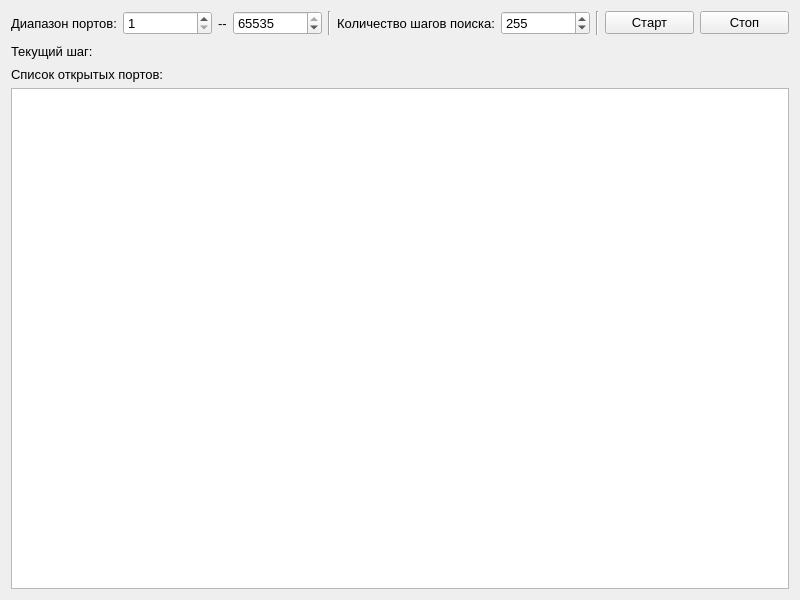
<?xml version="1.0" encoding="UTF-8"?>
<ui version="4.0">
 <class>Widget</class>
 <widget class="QWidget" name="Widget">
  <property name="geometry">
   <rect>
    <x>0</x>
    <y>0</y>
    <width>800</width>
    <height>600</height>
   </rect>
  </property>
  <property name="font">
   <font>
    <pointsize>10</pointsize>
   </font>
  </property>
  <property name="windowTitle">
   <string>ЛР #3. Сканер открытых портов локального адреса.</string>
  </property>
  <layout class="QGridLayout" name="gridLayout_2">
   <item row="0" column="0">
    <layout class="QGridLayout" name="gridLayout">
     <item row="2" column="0">
      <layout class="QHBoxLayout" name="horizontalLayout_settings">
       <property name="topMargin">
        <number>0</number>
       </property>
       <item>
        <widget class="QLabel" name="label_range">
         <property name="text">
          <string>Диапазон портов:</string>
         </property>
        </widget>
       </item>
       <item>
        <widget class="QSpinBox" name="spinBox_start">
         <property name="minimum">
          <number>1</number>
         </property>
         <property name="maximum">
          <number>65535</number>
         </property>
        </widget>
       </item>
       <item>
        <widget class="QLabel" name="label_delimiter">
         <property name="sizePolicy">
          <sizepolicy hsizetype="Fixed" vsizetype="Preferred">
           <horstretch>0</horstretch>
           <verstretch>0</verstretch>
          </sizepolicy>
         </property>
         <property name="text">
          <string>--</string>
         </property>
        </widget>
       </item>
       <item>
        <widget class="QSpinBox" name="spinBox_end">
         <property name="minimum">
          <number>1</number>
         </property>
         <property name="maximum">
          <number>65535</number>
         </property>
         <property name="value">
          <number>65535</number>
         </property>
        </widget>
       </item>
       <item>
        <widget class="Line" name="line">
         <property name="orientation">
          <enum>Qt::Vertical</enum>
         </property>
        </widget>
       </item>
       <item>
        <widget class="QLabel" name="label_steps">
         <property name="text">
          <string>Количество шагов поиска:</string>
         </property>
        </widget>
       </item>
       <item>
        <widget class="QSpinBox" name="spinBox_steps">
         <property name="minimum">
          <number>1</number>
         </property>
         <property name="maximum">
          <number>10000</number>
         </property>
         <property name="value">
          <number>255</number>
         </property>
        </widget>
       </item>
       <item>
        <widget class="Line" name="line_2">
         <property name="orientation">
          <enum>Qt::Vertical</enum>
         </property>
        </widget>
       </item>
       <item>
        <widget class="QPushButton" name="pushButton_exec">
         <property name="text">
          <string>Старт</string>
         </property>
        </widget>
       </item>
       <item>
        <widget class="QPushButton" name="pushButton_stop">
         <property name="text">
          <string>Стоп</string>
         </property>
        </widget>
       </item>
      </layout>
     </item>
     <item row="5" column="0">
      <layout class="QHBoxLayout" name="horizontalLayout_currentStep">
       <property name="topMargin">
        <number>0</number>
       </property>
       <item>
        <widget class="QLabel" name="label_currentStep">
         <property name="text">
          <string>Текущий шаг:</string>
         </property>
        </widget>
       </item>
       <item>
        <widget class="QLabel" name="label_currentStepValue">
         <property name="sizePolicy">
          <sizepolicy hsizetype="Expanding" vsizetype="Preferred">
           <horstretch>0</horstretch>
           <verstretch>0</verstretch>
          </sizepolicy>
         </property>
         <property name="text">
          <string/>
         </property>
        </widget>
       </item>
       <item>
        <spacer name="horizontalSpacer_2">
         <property name="orientation">
          <enum>Qt::Horizontal</enum>
         </property>
         <property name="sizeHint" stdset="0">
          <size>
           <width>40</width>
           <height>20</height>
          </size>
         </property>
        </spacer>
       </item>
      </layout>
     </item>
     <item row="6" column="0">
      <widget class="QLabel" name="label_ports">
       <property name="text">
        <string>Список открытых портов:</string>
       </property>
      </widget>
     </item>
     <item row="7" column="0">
      <widget class="QListWidget" name="listWidget_ports">
       <property name="font">
        <font>
         <pointsize>14</pointsize>
        </font>
       </property>
      </widget>
     </item>
    </layout>
   </item>
  </layout>
 </widget>
 <resources/>
 <connections/>
</ui>
